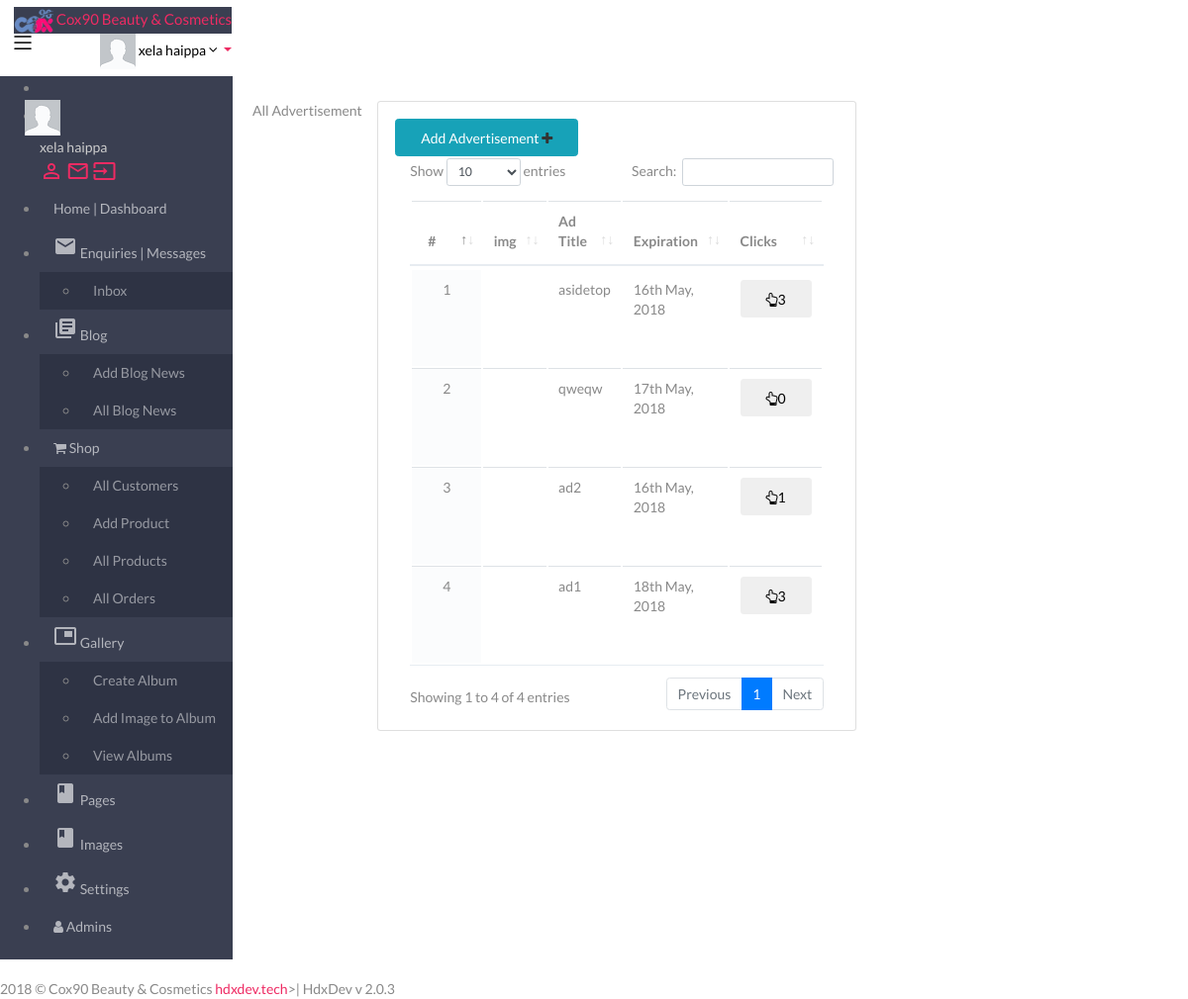
The app's page /manager/all_advertisement.php (signed in) with its own data.
### tables this page shows
CREATE TABLE `single_images` (
  `id` varchar(100) NOT NULL,
  `image` varchar(200) NOT NULL,
  `width` int(11) NOT NULL,
  `height` int(11) NOT NULL,
  `url` text NOT NULL
);

CREATE TABLE `advertisements` (
  `id` int(11) NOT NULL,
  `title` text NOT NULL,
  `image` varchar(200) NOT NULL,
  `url` varchar(200) NOT NULL,
  `expire` varchar(100) NOT NULL,
  `expiretimestamp` int(11) NOT NULL,
  `clicks` int(11) NOT NULL,
  `impression` int(11) NOT NULL,
  `shown` int(1) NOT NULL,
  `position` varchar(50) NOT NULL,
  `date_added` timestamp NOT NULL DEFAULT '0000-00-00 00:00:00',
  `adder` varchar(100) NOT NULL
);

### functions/db.php (called while the page is built, shortened)
<?php
$dbhost = "localhost";
$dbuser = "root";
$dbpass = "";
$dbname = "kus90";
$con = mysqli_connect($dbhost,$dbuser,$dbpass,$dbname);
function query($sql) {
	global $con;
	return mysqli_query($con, $sql);
}
?>

### manager/functions/init.php (called while the page is built, shortened)
<?php
include('../functions/db.php');
include('../functions/functions.php');
include('login_admin.php');
?>

### manager/functions/login_admin.php (called while the page is built, shortened)
<?php
function logged_in_admin(){
    if (isset($_SESSION['admin_email']) && isset($_SESSION['admin_passhash']))
	{
       	$email = $_SESSION['admin_email'];
        $sql = "SELECT * FROM admin WHERE email = '$email'";
        $results = query($sql);
        if(mysqli_num_rows($results) == 1) {
			$results_password = md5('password').md5($email);
			if($_SESSION['admin_passhash'] === $results_password) {
            return true;
				} else {
				return(false);
			}
        } else {
            return false;
        }
	} else {
        return false;
    }
}
function get_admin(){
	if (logged_in_admin()) {
		if(isset($_SESSION['admin_email'])) {
			$email = $_SESSION['admin_email'];
		} elseif(isset($_COOKIE['admin_email'])) {
			$email = $_COOKIE['admin_email'];
		}
    $sql = "SELECT * FROM admin WHERE email = '$email'";
    $results = query($sql);
    return mysqli_fetch_assoc($results);
    }
    return false;
}
$user = get_admin();
function admin_name() {
	if (logged_in_admin()) {
	if(isset($_SESSION['admin_email'])) {
		$email = $_SESSION['admin_email'];
	} elseif(isset($_COOKIE['admin_email'])) {
		$email = $_COOKIE['admin_email'];
	}
	$sql = "SELECT * FROM admin WHERE email = '$email'";
    $results = query($sql);
    $details = mysqli_fetch_assoc($results);
	return($details['first_name'].' '.$details['last_name']);
	}
}
?>

### manager/all_advertisement.php (the view, shortened to what this page needs)
<?php
require_once('functions/init.php');
$sub_site_name = "All Advertisement";
$toast = "advertisement";
?>
<!DOCTYPE html>
<html lang="en">
<head>
    <?php include('webparts/css.php'); ?>
</head>
<body class="page-header-fixed sidemenu-closed-hidelogo page-content-white page-md header-white dark-sidebar-color logo-dark">
    <div class="page-wrapper">
        <?php include('webparts/header.php'); ?>
        <div class="page-container">
        <?php include('webparts/nav.php'); ?>
            <div class="page-content-wrapper">
                <div class="page-content">
                    <div class="page-bar">
		<?php include('webparts/breadcrumb.php'); ?>
                    </div>
                     <div class="row">
                        <div class="col-md-12">
                            <div class="card card-box">
                                <div class="card-body ">
                                    <div class="row p-b-20">
                                        <div class="col-md-6 col-sm-6 col-6">
                                            <div class="btn-group">
                                                <a href="add_advertisement.php" id="addRow" class="btn btn-info">
                                                    Add Advertisement <i class="fa fa-plus"></i>
                                                </a>
                                            </div>
                                        </div>
                                    </div>
                                    <div class="table-scrollable">
                                    <table class="table table-hover table-checkable order-column full-width" id="example4">
                                        <thead>
                                            <tr>
                                                <th class="center"> # </th>
                                                <th class="center"> img </th>
                                                <th class="center"> Ad Title </th>
                                                <th class="center"> Expiration </th>
                                                <th class="center"> Clicks </th>
                                            </tr>
                                        </thead>
                                        <tbody>
                                        <?php $ads = get_ads(); $x=1;
											while($ad = mysqli_fetch_assoc($ads)) { ?>
											<tr class="odd gradeX" id="remove_<?php echo($ad['id']); ?>">
												<td class="center"><?php echo($x); ?></td>
												<td class="center"><img src="../uploads/images/ads/<?php echo($ad['image']); ?>" alt="" width="60px"></td>
												<td class="center"><?php echo($ad['title']); ?></td>
												<td class="center"><?php echo(date("jS M, Y", strtotime($ad['expire']))); ?></td>
												<td class="center">
													<button data-toggle="button" class="btn btn-circle btn-instagram"><i class="fa fa-hand-o-up "></i><?php echo($ad['clicks']); ?></button>
												</td>
											</tr>
											<?php  $x++;  } ?>
										</tbody>
                                    </table>
                                    </div>
                                </div>
                            </div>
                        </div>
                    </div>
                </div>
            </div>
        </div>
        <?php include('webparts/footer.php'); ?>
</html>

### manager/webparts/header.php (shortened to what this page needs)
<div class="page-header navbar navbar-fixed-top" id="above">
          <div class="page-header-inner ">
              <div class="page-logo">
                  <a href="index.php">
                  <img width="40px" src="../uploads/<?php echo single_image('logo'); ?>"/>
                  <span class="logo-default" style="font-size: 15px" ><?php echo($site_name); ?></span> </a>
              </div>
		<ul class="nav navbar-nav navbar-left in">
			<li><a href="#" class="menu-toggler sidebar-toggler"><i class="icon-menu"></i></a></li>
		</ul>
              <div class="top-menu">
                  <ul class="nav navbar-nav pull-right">
					<li class="dropdown dropdown-user">
                          <a href="javascript:;" class="dropdown-toggle" data-toggle="dropdown" data-hover="dropdown" data-close-others="true">
                              <img alt="" class="img-circle " src="assets/img/profile.png" />
                              <span class="username username-hide-on-mobile"> <?php echo admin_name(); ?> </span>
                              <i class="fa fa-angle-down"></i>
                          </a>
                      </li>
                  </ul>
              </div>
          </div>
      </div>

### manager/webparts/nav.php (shortened to what this page needs)
<div class="sidebar-container">
	<div class="sidemenu-container navbar-collapse collapse fixed-menu">
             <div id="remove-scroll">
                 <ul class="sidemenu page-header-fixed p-t-20" data-keep-expanded="false" data-auto-scroll="true" data-slide-speed="200">
                     <li class="sidebar-toggler-wrapper hide">
                     </li>
                     <li class="sidebar-user-panel">
                         <div class="user-panel">
                             <div class="row">
                                        <div class="sidebar-userpic">
                                            <img src="assets/img/profile.png" class="img-responsive" alt=""> </div>
                                    </div>
                                    <div class="profile-usertitle">
                                        <div class="sidebar-userpic-name"> <?php echo admin_name(); ?></div>
                                    </div>
                                    <div class="sidebar-userpic-btn">
					        <a class="tooltips" href="admin.php?id=<?php echo($user['id']); ?>" data-placement="top" data-original-title="Profile">
					        	<i class="material-icons">person_outline</i>
					        </a>
					        <a class="tooltips" href="email_inbox.php" data-placement="top" data-original-title="Mail">
					        	<i class="material-icons">mail_outline</i>
					        </a>
					        <a class="tooltips" href="logout.php" data-placement="top" data-original-title="Logout">
					        	<i class="material-icons">input</i>
					        </a>
					    </div>
                         </div>
                     </li>
                     <li class="nav-item <?php if($sub_site_name == 'Home'){echo('active');} ?> ">
                                 <a href="index.php" class="nav-link ">
                                     <span class="title">Home | Dashboard</span>
                                 </a>
			</li>
                     <li class="nav-item <?php if($toast == 'email'){echo('active');} ?> ">
                         <a href="#" class="nav-link nav-toggle">
                             <i class="material-icons">email</i>
                             <span class="title">Enquiries | Messages</span>
                         </a>
                         <ul class="sub-menu ">
                             <li class="nav-item <?php if($sub_site_name == 'Email Inbox'){echo('active');} ?> ">
                                 <a href="email_inbox.php" class="nav-link">
                                     <span class="title">Inbox</span>
                                 </a>
                             </li>
                         </ul>
                     </li>
                     <li class="nav-item  <?php if($toast == 'news'){echo('active');} ?>">
                         <a href="#" class="nav-link nav-toggle">
                             <i class="material-icons">library_books</i>
                             <span class="title">Blog</span>
                         </a>
                         <ul class="sub-menu">
                             <li class="nav-item <?php if($sub_site_name == 'Add News' || $sub_site_name == 'Update News'){echo('active');} ?>">
                                 <a href="add_news.php" class="nav-link">
                                     <span class="title">Add Blog News</span>
                                 </a>
                             </li>
                             <li class="nav-item <?php if($sub_site_name == 'All News'){echo('active');} ?>">
                                 <a href="all_news.php" class="nav-link ">
                                     <span class="title">All Blog News</span>
                                 </a>
                             </li>
                         </ul>
                     </li>
                     <li class="nav-item  <?php if($toast == 'products' || $toast == 'customer' || $toast == 'order'){echo('active');} ?>">
                         <a href="#" class="nav-link nav-toggle">
                             <i class="fa fa-shopping-cart"></i>
                             <span class="title">Shop</span>
                         </a>
                         <ul class="sub-menu">
                             <li class="nav-item <?php if($sub_site_name == 'All Customers'){echo('active');} ?>">
                                 <a href="all_customers.php" class="nav-link ">
                                     <span class="title">All Customers</span>
                                 </a>
                             </li>
                             <li class="nav-item <?php if($sub_site_name == 'Add Products' || $sub_site_name == 'Update Products'){echo('active');} ?>">
                                 <a href="add_products.php" class="nav-link">
                                     <span class="title">Add Product</span>
                                 </a>
                             </li>
                             <li class="nav-item <?php if($sub_site_name == 'All Products'){echo('active');} ?>">
                                 <a href="all_products.php" class="nav-link ">
                                     <span class="title">All Products</span>
                                 </a>
                             </li>
                             <li class="nav-item <?php if($sub_site_name == 'All Orders'){echo('active');} ?>">
                                 <a href="all_orders.php" class="nav-link ">
                                     <span class="title">All Orders</span>
                                 </a>
                             </li>
                         </ul>
                     </li>
                     <li class="nav-item  <?php if($toast == 'album' || $toast == 'image'){echo('active');} ?>">
                         <a href="#" class="nav-link nav-toggle">
					<i class="material-icons">picture_in_picture</i>
                             <span class="title">Gallery</span>
                         </a>
                         <ul class="sub-menu">
                             <li class="nav-item <?php if($sub_site_name == 'Add Album' || $sub_site_name == 'Update Album'){echo('active');} ?>">
                                 <a href="add_album.php" class="nav-link">
                                     <span class="title">Create Album</span>
                                 </a>
                             </li>
                             <li class="nav-item <?php if($sub_site_name == 'Add Image' || $sub_site_name == 'Update News'){echo('active');} ?>">
                                 <a href="add_image.php" class="nav-link">
                                     <span class="title">Add Image to Album </span>
                                 </a>
                             </li>
					<li class="nav-item <?php if($sub_site_name == 'Albums'){echo('active');} ?>">
								<a href="all_album.php" class="nav-link ">
									<span class="title">View Albums</span>
								</a>
					</li>
                         </ul>
                     </li>
                     <li class="nav-item  <?php if($sub_site_name == 'Add Details'){echo('active');} ?>">
                                 <a href="info_pages.php" class="nav-link ">
                             		<i class="material-icons">book</i>
                                     <span class="title">Pages</span>
                                 </a>
			</li>
                     <li class="nav-item  <?php if($sub_site_name == 'Images'){echo('active');} ?>">
                                 <a href="images.php" class="nav-link ">
                             		<i class="material-icons">book</i>
                                     <span class="title">Images</span>
                                 </a>
			</li>
                     <li class="nav-item <?php if($sub_site_name == $site_name.' details'){echo('active');} ?>">
                                 <a href="setting.php" class="nav-link ">
                             		<i class="material-icons">settings</i>
                                     <span class="title">Settings</span>
                                 </a>
			</li>
                     <li class="nav-item  <?php if($toast == 'admin'){echo('active');} ?>">
                                 <a href="admin.php" class="nav-link ">
                             		<i class=" fa fa-user"></i>
                                     <span class="title">Admins</span>
                                 </a>
			</li>
                 </ul>
             </div>
            </div>
        </div>

### records on screen
single_images: image (picture)
advertisements: title "asidetop", expire "16th May, 2018", clicks "3"
advertisements: title "qweqw", expire "17th May, 2018", clicks "0"
advertisements: title "ad2", expire "16th May, 2018", clicks "1"
advertisements: title "ad1", expire "18th May, 2018", clicks "3"

### other values on screen
$site_name "Cox90 Beauty & Cosmetics"
admin_name() "xela haippa"
$sub_site_name "All Advertisement"
$year "2018"
$dev_web "hdxdev.tech"
$dev "HdxDev"
